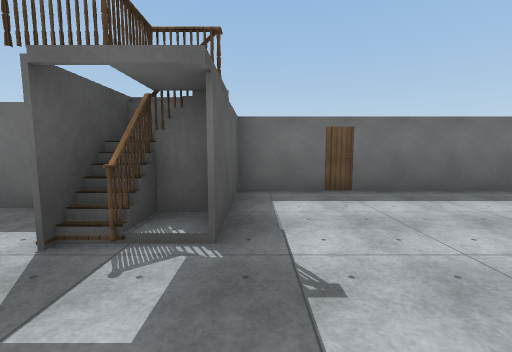
view 1 (above)

16 first-person views from a walk through a scene from a Unity 3-D project. The camera is 1.5 m above the floor, tilts 6° down and sees 90° across. The floor is counted in squares, 2 m on a side. Each view is taken from the middle of a square. On the plan, view 1 faces up. The plan holds only what a view shows up to about 9 squares ahead; the rest is blank. The place goes on beyond the plan. Some surface patterns are stand-ins.

view 2
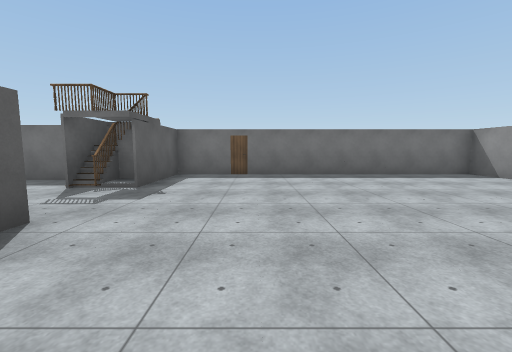

view 3
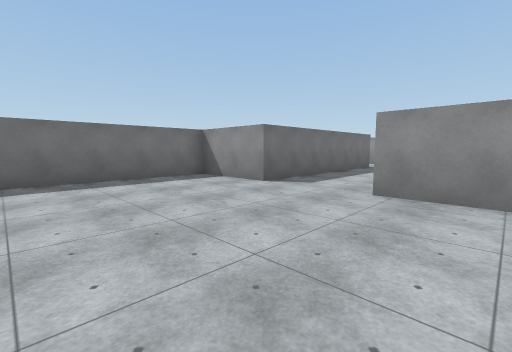

view 4
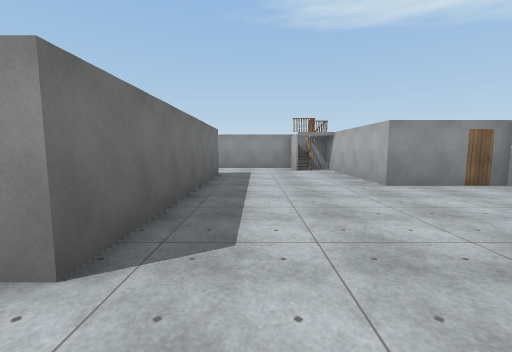

view 5
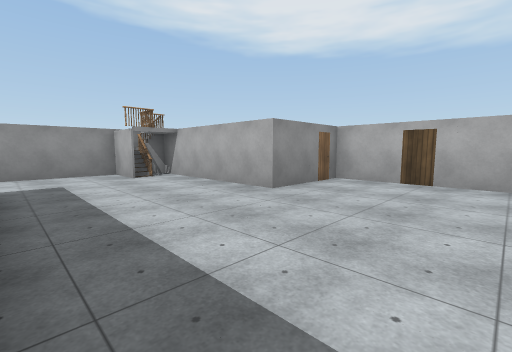

view 6
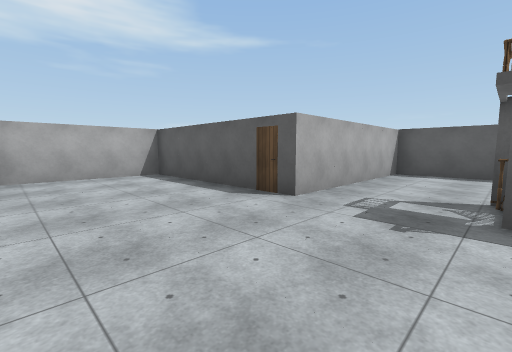

view 7
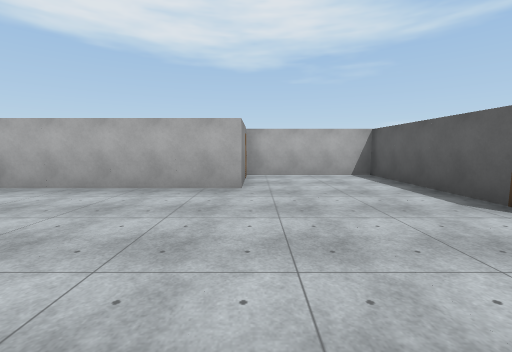

view 8
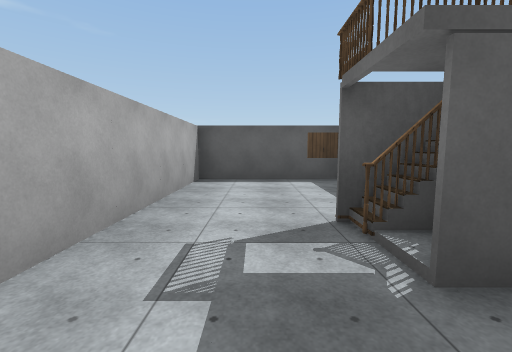

view 9
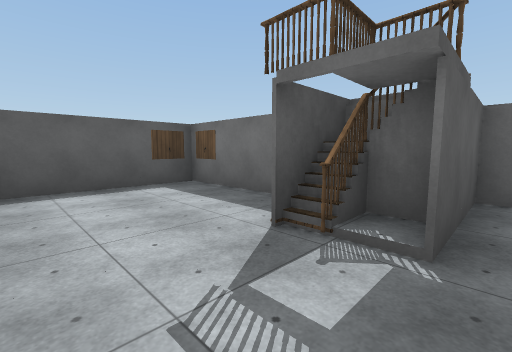

view 10
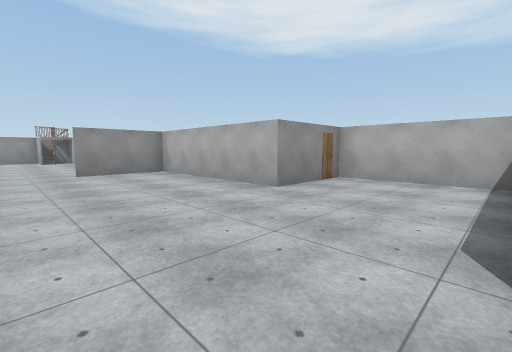

view 11
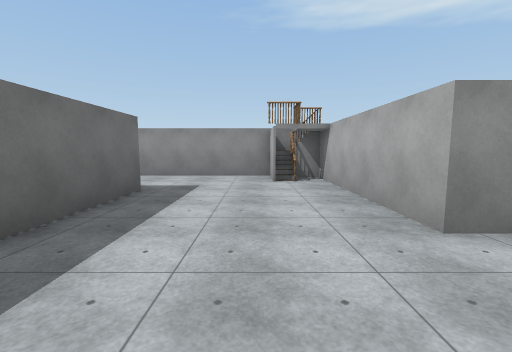

view 12
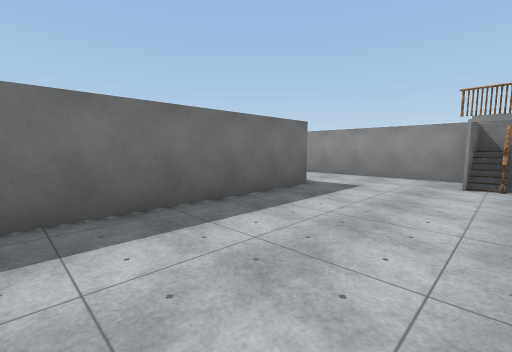

view 13
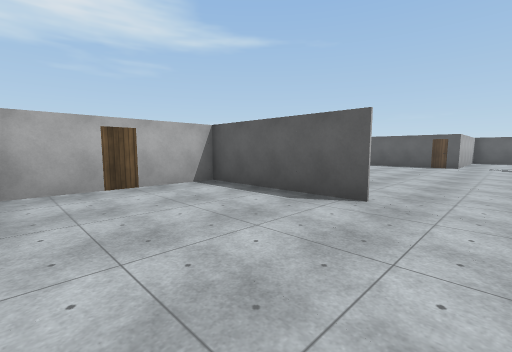

view 14
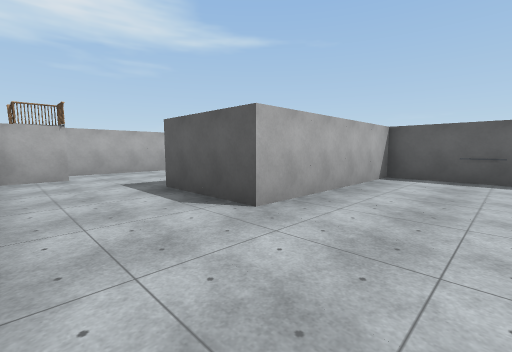

view 15
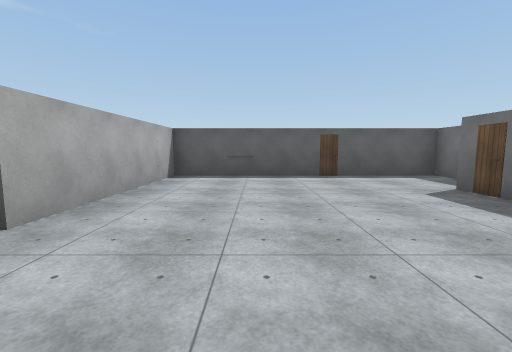

view 16
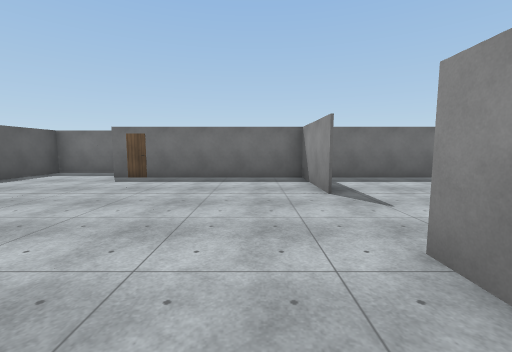

### Floor plan
Points are (right, up) in squares from view 1. A wall is a line through its corners. A room is listed if a view was taken in it or the views show most of it. See-through windows are left out.
Room 1 (views 1, 2, 3, 4, 5, 6, 7, 8, 9, 10, 11, 12, 13)
walls: (8.8, -4.2) (12.2, -4.2); (3.3, -4.5) (3.3, -2.9) (8.3, -2.9) (8.3, -0.4) (8.3, -3.5); (12.2, -3.5) (12.2, -1.7) (16.7, -1.7); (14.7, 2.1) (8.3, 2.1) (8.3, 4.6) (-0.3, 4.6) (-0.3, 3.6); (-1.5, -0.4) (-0.3, -0.4) (-0.3, -4.5); (-0.3, 3.4) (-0.3, 1.9); (17.2, -0.6) (17.2, 2.4)
ways out: opening at (15.5, 3.5) to room 2; opening at (-0.5, 0.5) to room 3
objects: railing (16, -1) to (17, -1)
Room 2 (views 14, 15, 16)
walls: (17.2, 2.4) (17.2, 5.9); (17.2, 8.3) (17.2, 10.9); (20.5, 10.8) (12.1, 10.8); (10.6, 12.1) (9.8, 12.1) (9.8, 4.7) (14.7, 4.7) (14.7, 2.1)
ways out: opening at (15.5, 3.5) to room 1
Room 3 (no view inside)
walls: (-2.6, 3.2) (-5.4, 3.2) (-5.4, -0.4) (-1.5, -0.4)
ways out: opening at (-0.5, 0.5) to room 1
objects: railing (-1, 2) to (-1, 3)

Positions as (right, up) in squares from view 1, and headings:
1: (0, 0), facing up
2: (2, -3), facing up
3: (4, -2), facing up-right
4: (7, 1), facing right
5: (9, 2), facing down-right
6: (3, 2), facing down-left
7: (3, 2), facing down
8: (1, 1), facing left
9: (0, 0), facing up-left
10: (0, 1), facing down-right
11: (10, 0), facing right
12: (10, -1), facing up-right
13: (12, 1), facing down-left
14: (17, 7), facing down-left
15: (17, 7), facing left
16: (16, 4), facing up
